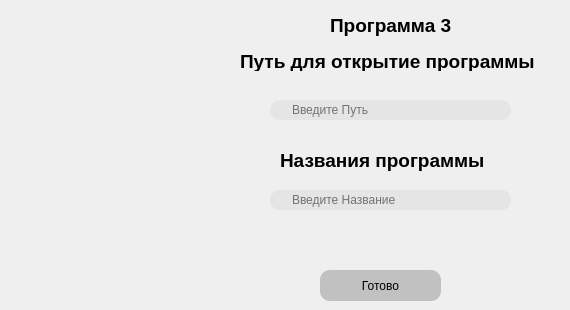
       <widget class="QWidget" name="page_5">
        <widget class="QPushButton" name="pushButton_8">
         <property name="geometry">
          <rect>
           <x>320</x>
           <y>270</y>
           <width>121</width>
           <height>31</height>
          </rect>
         </property>
         <property name="styleSheet">
          <string notr="true">QPushButton {
    border-radius:  10px;
    background-color: rgb(193, 193, 193);
    
	color: rgb(171, 171, 171);
    
	
	color: rgb(0, 0, 0);
   
}

QPushButton:pressed {
    
	background-color: rgb(154, 154, 154);
}</string>
         </property>
         <property name="text">
          <string>Готово</string>
         </property>
         <property name="icon">
          <iconset>
           <normaloff>иконки/free-icon-done-4123617.png</normaloff>иконки/free-icon-done-4123617.png</iconset>
         </property>
        </widget>
        <widget class="QLineEdit" name="lineEdit_6">
         <property name="geometry">
          <rect>
           <x>270</x>
           <y>100</y>
           <width>241</width>
           <height>20</height>
          </rect>
         </property>
         <property name="styleSheet">
          <string notr="true">QLineEdit {
 	
	background-color: rgb(229, 229, 229);
	border-radius:  10px;
	
	padding-left:	20px;
	padding-right:	20px;
	
}
</string>
         </property>
         <property name="inputMask">
          <string/>
         </property>
         <property name="placeholderText">
          <string>Введите Путь</string>
         </property>
        </widget>
        <widget class="QLineEdit" name="lineEdit_7">
         <property name="geometry">
          <rect>
           <x>270</x>
           <y>190</y>
           <width>241</width>
           <height>20</height>
          </rect>
         </property>
         <property name="styleSheet">
          <string notr="true">QLineEdit {
 	
	background-color: rgb(229, 229, 229);
	border-radius:  10px;
	
	padding-left:	20px;
	padding-right:	20px;
	
}
</string>
         </property>
         <property name="placeholderText">
          <string>Введите Название</string>
         </property>
        </widget>
        <widget class="QLabel" name="label_14">
         <property name="geometry">
          <rect>
           <x>280</x>
           <y>140</y>
           <width>221</width>
           <height>41</height>
          </rect>
         </property>
         <property name="text">
          <string>&lt;html&gt;&lt;head/&gt;&lt;body&gt;&lt;p&gt;&lt;span style=&quot; font-size:14pt; font-weight:600;&quot;&gt;Названия программы&lt;/span&gt;&lt;/p&gt;&lt;/body&gt;&lt;/html&gt;</string>
         </property>
        </widget>
        <widget class="QLabel" name="label_15">
         <property name="geometry">
          <rect>
           <x>330</x>
           <y>10</y>
           <width>131</width>
           <height>31</height>
          </rect>
         </property>
         <property name="text">
          <string>&lt;html&gt;&lt;head/&gt;&lt;body&gt;&lt;p&gt;&lt;span style=&quot; font-size:14pt; font-weight:600;&quot;&gt;Программа 3&lt;/span&gt;&lt;/p&gt;&lt;/body&gt;&lt;/html&gt;</string>
         </property>
        </widget>
        <widget class="QLabel" name="label_16">
         <property name="geometry">
          <rect>
           <x>240</x>
           <y>50</y>
           <width>321</width>
           <height>21</height>
          </rect>
         </property>
         <property name="text">
          <string>&lt;html&gt;&lt;head/&gt;&lt;body&gt;&lt;p&gt;&lt;span style=&quot; font-size:14pt; font-weight:600;&quot;&gt;Путь для открытие программы&lt;/span&gt;&lt;/p&gt;&lt;/body&gt;&lt;/html&gt;</string>
         </property>
        </widget>
       </widget>
